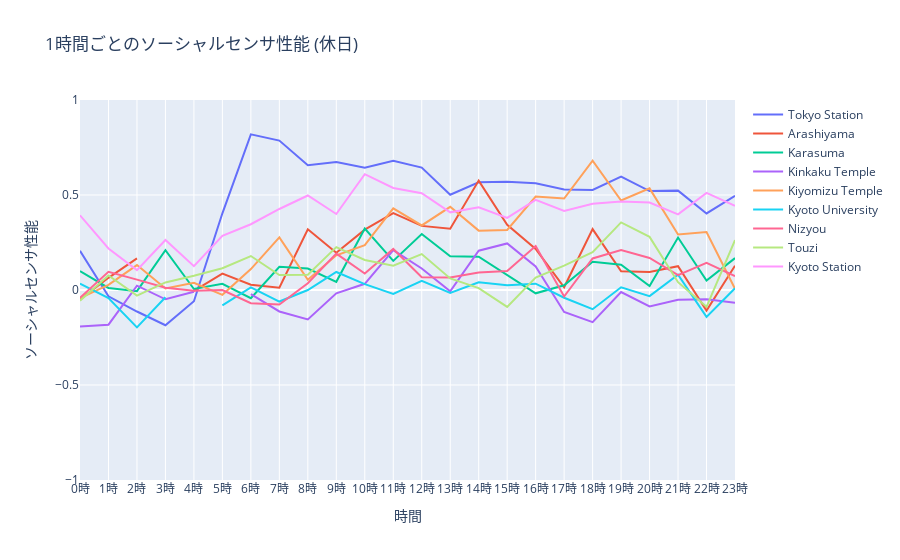

The cell this chart's notebook holds for it:
### Code cell
data = []
for place_id in range(0, len(list_mobile)):
    mobile = np.load(list_mobile[place_id])
    tweets = np.load(list_twitter[place_id])
    dlete_list = []
    if place_id == 0:
        start_date = datetime(2021,1,1)
    else:
        start_date = datetime(2022,1,1)

    for n_date_from_year in range(0,365):
        Today = start_date + timedelta(days=n_date_from_year)
        work_holi_Flag = isBizDay(Today)
        if (
            n_date_from_year == 0
            or n_date_from_year == 1
            or n_date_from_year == 2
            or n_date_from_year == 362
            or n_date_from_year == 363
            or n_date_from_year == 364
            or work_holi_Flag == "Holiday"
            ):
            continue
        else:
            dlete_list.append(n_date_from_year)
    mobile = np.delete(mobile,dlete_list,axis=0)
    tweets = np.delete(tweets,dlete_list,axis=0)

    for i in range(0,24):
        mobile_1hour = mobile[:, i:i+1]
        mobile_1hour = mobile_1hour.flatten()
        tweets_1hour = tweets[:, i:i+1]
        tweets_1hour = tweets_1hour.flatten()

        correlation, p_value = stats.pearsonr(mobile_1hour, tweets_1hour)
        data.append([str(i) + '時', correlation, p_value, list_key[place_id]])


columns=['time','r','p','place']


df= pd.DataFrame(data,columns=columns)



list_place = df['place'].unique()
fig = go.Figure(data=[
    go.Scatter(x = df[df['place']==list_place[0]]['time'], y = df[df['place']==list_place[0]]['r'], name = list_place[0],),
    go.Scatter(x = df[df['place']==list_place[1]]['time'], y = df[df['place']==list_place[1]]['r'], name = list_place[1],),
    go.Scatter(x = df[df['place']==list_place[2]]['time'], y = df[df['place']==list_place[2]]['r'], name = list_place[2],),
    go.Scatter(x = df[df['place']==list_place[3]]['time'], y = df[df['place']==list_place[3]]['r'], name = list_place[3],),
    go.Scatter(x = df[df['place']==list_place[4]]['time'], y = df[df['place']==list_place[4]]['r'], name = list_place[4],),
    go.Scatter(x = df[df['place']==list_place[5]]['time'], y = df[df['place']==list_place[5]]['r'], name = list_place[5],),
    go.Scatter(x = df[df['place']==list_place[6]]['time'], y = df[df['place']==list_place[6]]['r'], name = list_place[6],),
    go.Scatter(x = df[df['place']==list_place[7]]['time'], y = df[df['place']==list_place[7]]['r'], name = list_place[7],),
    go.Scatter(x = df[df['place']==list_place[8]]['time'], y = df[df['place']==list_place[8]]['r'], name = list_place[8],),
    ])
fig.update_layout(title='1時間ごとのソーシャルセンサ性能 (休日)')
fig.update_layout(yaxis=dict(range=(-1, 1)))
fig.update_layout(xaxis=dict(title='時間'),
                 yaxis=dict(title='ソーシャルセンサ性能'))
fig.show()

### Figure 1 — Plotly figure (JSON) as saved in the notebook; plotly's stock layout.template omitted (floating-point values rounded to 4 significant figures)
{"data": [{"name": "Tokyo Station", "type": "scatter", "x": ["0時", "1時", "2時", "3時", "4時", "5時", "6時", "7時", "8時", "9時", "10時", "11時", "12時", "13時", "14時", "15時", "16時", "17時", "18時", "19時", "20時", "21時", "22時", "23時"], "y": [0.2066, -0.03317, -0.1133, -0.1856, -0.05939, 0.4037, 0.8192, 0.7865, 0.6571, 0.6736, 0.6434, 0.6799, 0.6439, 0.5013, 0.5672, 0.5702, 0.5617, 0.5285, 0.5267, 0.5969, 0.5205, 0.523, 0.4028, 0.4957]}, {"name": "Arashiyama", "type": "scatter", "x": ["0時", "1時", "2時", "3時", "4時", "5時", "6時", "7時", "8時", "9時", "10時", "11時", "12時", "13時", "14時", "15時", "16時", "17時", "18時", "19時", "20時", "21時", "22時", "23時"], "y": [-0.04968, 0.06408, 0.1661, null, -0.00458, 0.08604, 0.02788, 0.01205, 0.3196, 0.1957, 0.3175, 0.4046, 0.3375, 0.3221, 0.5757, 0.3433, 0.2157, 0.01446, 0.3206, 0.09846, 0.09489, 0.1254, -0.1086, 0.1279]}, {"name": "Karasuma", "type": "scatter", "x": ["0時", "1時", "2時", "3時", "4時", "5時", "6時", "7時", "8時", "9時", "10時", "11時", "12時", "13時", "14時", "15時", "16時", "17時", "18時", "19時", "20時", "21時", "22時", "23時"], "y": [0.09977, 0.01083, -0.006122, 0.2095, 0.005439, 0.03231, -0.04318, 0.1222, 0.1128, 0.04292, 0.3234, 0.1532, 0.2944, 0.177, 0.175, 0.0798, -0.01735, 0.02471, 0.1486, 0.1332, 0.02109, 0.2762, 0.0499, 0.1678]}, {"name": "Kinkaku Temple", "type": "scatter", "x": ["0時", "1時", "2時", "3時", "4時", "5時", "6時", "7時", "8時", "9時", "10時", "11時", "12時", "13時", "14時", "15時", "16時", "17時", "18時", "19時", "20時", "21時", "22時", "23時"], "y": [-0.1916, -0.1825, 0.02262, -0.04895, -0.009665, null, -0.02202, -0.113, -0.155, -0.01742, 0.03269, 0.21, 0.1132, -0.007354, 0.2068, 0.2451, 0.1244, -0.1158, -0.1694, -0.01099, -0.0869, -0.05153, -0.04851, -0.06764]}, {"name": "Kiyomizu Temple", "type": "scatter", "x": ["0時", "1時", "2時", "3時", "4時", "5時", "6時", "7時", "8時", "9時", "10時", "11時", "12時", "13時", "14時", "15時", "16時", "17時", "18時", "19時", "20時", "21時", "22時", "23時"], "y": [-0.04205, 0.02679, 0.1312, 0.008122, 0.03828, -0.02557, 0.1103, 0.2766, 0.05329, 0.1827, 0.2365, 0.4294, 0.3397, 0.4379, 0.3125, 0.3157, 0.492, 0.4814, 0.6806, 0.4709, 0.535, 0.2925, 0.3048, 0.006811]}, {"name": "Kyoto University", "type": "scatter", "x": ["0時", "1時", "2時", "3時", "4時", "5時", "6時", "7時", "8時", "9時", "10時", "11時", "12時", "13時", "14時", "15時", "16時", "17時", "18時", "19時", "20時", "21時", "22時", "23時"], "y": [0.03363, -0.04232, -0.1965, -0.03825, null, -0.08129, 0.01382, -0.06079, 5.871e-05, 0.09495, 0.0306, -0.02071, 0.04842, -0.01489, 0.04077, 0.02548, 0.03332, -0.04092, -0.101, 0.01455, -0.03222, 0.08064, -0.1415, 0.009421]}, {"name": "Nizyou", "type": "scatter", "x": ["0時", "1時", "2時", "3時", "4時", "5時", "6時", "7時", "8時", "9時", "10時", "11時", "12時", "13時", "14時", "15時", "16時", "17時", "18時", "19時", "20時", "21時", "22時", "23時"], "y": [-0.04127, 0.09603, 0.05445, 0.01189, -0.004552, -0.0001467, -0.06924, -0.07628, 0.03538, 0.1917, 0.08639, 0.2159, 0.06711, 0.06544, 0.09172, 0.1003, 0.2317, -0.03444, 0.166, 0.2102, 0.1685, 0.07842, 0.1435, 0.07298]}, {"name": "Touzi", "type": "scatter", "x": ["0時", "1時", "2時", "3時", "4時", "5時", "6時", "7時", "8時", "9時", "10時", "11時", "12時", "13時", "14時", "15時", "16時", "17時", "18時", "19時", "20時", "21時", "22時", "23時"], "y": [-0.05634, 0.07644, -0.02919, 0.03967, 0.07513, 0.1148, 0.1788, 0.07914, 0.08055, 0.2259, 0.1578, 0.128, 0.1892, 0.06102, 0.01012, -0.08865, 0.06511, 0.1278, 0.1989, 0.3558, 0.2796, 0.04119, -0.08874, 0.2626]}, {"name": "Kyoto Station", "type": "scatter", "x": ["0時", "1時", "2時", "3時", "4時", "5時", "6時", "7時", "8時", "9時", "10時", "11時", "12時", "13時", "14時", "15時", "16時", "17時", "18時", "19時", "20時", "21時", "22時", "23時"], "y": [0.3931, 0.2186, 0.1047, 0.2633, 0.1254, 0.2856, 0.3462, 0.4264, 0.4973, 0.4001, 0.6098, 0.537, 0.5091, 0.4087, 0.4356, 0.3792, 0.4744, 0.416, 0.4537, 0.4664, 0.46, 0.3982, 0.5114, 0.443]}], "layout": {"title": {"text": "1時間ごとのソーシャルセンサ性能 (休日)"}, "xaxis": {"title": {"text": "時間"}}, "yaxis": {"range": [-1, 1], "title": {"text": "ソーシャルセンサ性能"}}}}
